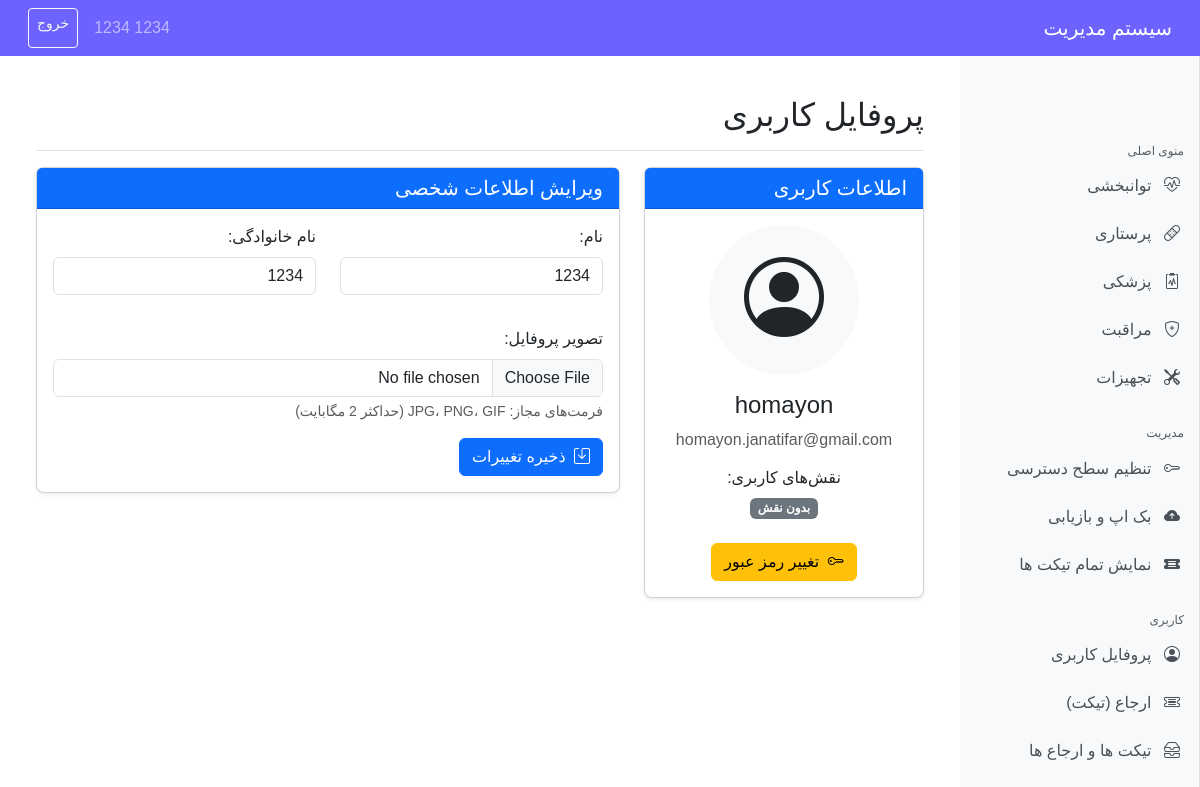
The app's page /users/profile/ (signed in) with its own data.
### users/models.py (models this page shows, shortened)
class CustomUser(AbstractBaseUser, PermissionsMixin, BaseModel):
    roles = models.ManyToManyField(
        Role, verbose_name=_("roles"), blank=True, related_name="users"
    )
    user_name = models.CharField(
        _("user_name"),
        max_length=30,
        unique=True,
        validators=[MinLengthValidator(5)],
    )
    email = models.EmailField(_("email address"), unique=True, blank=True, null=True)
    phone_number = models.CharField(
        _("phone number"), max_length=13, unique=True, blank=True, null=True
    )
    first_name = models.CharField(_("first name"), max_length=30)
    last_name = models.CharField(_("last name"), max_length=30)
    is_staff = models.BooleanField(
        _("staff status"),
        default=False,
        help_text=_("Designates whether the user can log into this admin site."),
    )
    is_superuser = models.BooleanField(
        _("superuser status"),
        default=False,
        help_text=_(
            "Designates that this user has all permissions without explicitly assigning them."
        ),
    )
    is_active = models.BooleanField(
        _("active"),
        default=True,
        help_text=_(
            "Designates whether this user should be treated as active. "
            "Unselect this instead of deleting accounts. And also used for email verification."
        ),
    )
    profile_image = models.ImageField(
        upload_to="profile_images/",
        null=True,
        blank=True,
        verbose_name=_("profile image"),
    )
    objects = CustomUserManager()
    USERNAME_FIELD = "user_name"
    REQUIRED_FIELDS = ["email", "first_name", "last_name"]
    class Meta:  # pylint: disable=too-few-public-methods
        verbose_name = _("user")
        verbose_name_plural = _("users")
        constraints = [
            models.UniqueConstraint(
                fields=["user_name", "email"], name="unique_user_email"
            )
        ]

### users/views.py (the view)
# urls.py: path("profile/", views.user_profile, name="profile"),
@login_required(login_url="/login/")
def user_profile(request):
    if request.method == "POST":
        form = UserProfileForm(request.POST, request.FILES, instance=request.user)
        if form.is_valid():
            form.save()
            messages.success(request, "اطلاعات پروفایل با موفقیت به‌روزرسانی شد.")
            return redirect("users:profile")
    else:
        form = UserProfileForm(instance=request.user)
    roles = list(request.user.roles.all())
    return render(request, "users/profile.html", {"form": form, "roles": roles})

### users/forms.py
class UserProfileForm(forms.ModelForm):
    class Meta:
        model = CustomUser
        fields = ["first_name", "last_name", "profile_image"]
        widgets = {
            "first_name": forms.TextInput(attrs={"class": "form-control"}),
            "last_name": forms.TextInput(attrs={"class": "form-control"}),
            "profile_image": forms.FileInput(attrs={"class": "form-control"}),
        }

### users/templates/users/profile.html (shortened to what this page needs)
{% extends "users/base.html" %}
{% block content %}
<div class="container-fluid">
  <div class="row">
    <div class="col-12">
      <div class="d-flex justify-content-between flex-wrap flex-md-nowrap align-items-center pt-3 pb-2 mb-3 border-bottom">
        <h2>پروفایل کاربری</h2>
      </div>
      <div class="row">
        <div class="col-md-4 mb-4">
          <div class="card">
            <div class="card-header bg-primary text-white">
              <h5 class="mb-0">اطلاعات کاربری</h5>
            </div>
            <div class="card-body text-center">
              {% if request.user.profile_image %}
                <img src="{{ request.user.profile_image.url }}" alt="Profile Image" class="img-fluid rounded-circle mb-3" style="height: 150px; width: 150px; object-fit: cover;">
              {% else %}
                <div class="bg-light rounded-circle d-inline-flex justify-content-center align-items-center mb-3" style="height: 150px; width: 150px;">
                  <i class="bi bi-person-circle" style="font-size: 5rem;"></i>
                </div>
              {% endif %}
              <h4>{{ request.user.user_name }}</h4>
              <p class="text-muted mb-1">{{ request.user.email }}</p>
              <div class="mt-3">
                <h6>نقش‌های کاربری:</h6>
                {% for role in roles %}
                  <span class="badge bg-info">{{ role.fa_name }}</span>
                {% empty %}
                  <span class="badge bg-secondary">بدون نقش</span>
                {% endfor %}
              </div>
              <div class="mt-4">
                <a href="{% url 'users:change_password' %}" class="btn btn-warning">
                    <i class="bi bi-key me-1"></i> تغییر رمز عبور
                </a>
              </div>
            </div>
          </div>
        </div>
        <div class="col-md-8">
          <div class="card">
            <div class="card-header bg-primary text-white">
              <h5 class="mb-0">ویرایش اطلاعات شخصی</h5>
            </div>
            <div class="card-body">
              <form method="post" action="" enctype="multipart/form-data">
                <div class="row mb-3">
                  <div class="col-md-6">
                    <div class="mb-3">
                      <label for="{{ form.first_name.id_for_label }}" class="form-label">نام:</label>
                      {{ form.first_name }}
                    </div>
                  </div>
                  <div class="col-md-6">
                    <div class="mb-3">
                      <label for="{{ form.last_name.id_for_label }}" class="form-label">نام خانوادگی:</label>
                      {{ form.last_name }}
                    </div>
                  </div>
                </div>
                <div class="mb-3">
                  <label for="{{ form.profile_image.id_for_label }}" class="form-label">تصویر پروفایل:</label>
                  {{ form.profile_image }}
                  <div class="form-text">فرمت‌های مجاز: JPG، PNG، GIF (حداکثر 2 مگابایت)</div>
                </div>
                <button type="submit" class="btn btn-primary">
                  <i class="bi bi-save me-1"></i> ذخیره تغییرات
                </button>
              </form>
            </div>
          </div>
        </div>
      </div>
    </div>
  </div>
</div>
{% endblock %}

### users/templates/users/base.html (shortened to what this page needs)
{% load user_filters %}
<!DOCTYPE html>
<html lang="fa" dir="rtl">
  <head>
    <link
      rel="stylesheet"
      href="https://cdn.jsdelivr.net/npm/bootstrap@5.3.2/dist/css/bootstrap.rtl.min.css"
    />
    <link
      rel="stylesheet"
      href="https://cdn.jsdelivr.net/npm/bootstrap-icons@1.11.2/font/bootstrap-icons.min.css"
    />
  </head>
  <body>
    <nav class="navbar navbar-expand-md navbar-dark bg-primary sticky-top px-3">
      <div class="container-fluid">
        <a class="navbar-brand" href="{% url 'users:dashboard' %}">سیستم مدیریت</a>
        <div class="collapse navbar-collapse" id="navbarCollapse">
          <div class="d-flex">
            <span class="navbar-text me-3">{{ request.user.first_name }} {{ request.user.last_name }}</span>
            <a href="{% url 'users:logout' %}" class="btn btn-outline-light btn-sm">خروج</a>
          </div>
        </div>
      </div>
    </nav>
    <div class="container-fluid">
      <div class="row">
        <nav id="sidebarMenu" class="sidebar col-md-3 col-lg-2 d-md-block">
          <div class="sidebar-sticky pt-3">
            <h6 class="sidebar-heading d-flex justify-content-between align-items-center px-3 mt-4 mb-1 text-muted">
              <span>منوی اصلی</span>
            </h6>
            <ul class="nav flex-column">
            <li class="nav-item">
              <a class="nav-link {% if request.resolver_match.kwargs.department == 'rehabilitation' %}active{% endif %}" href="{% url 'medical:service_list' 'rehabilitation' %}">
                <i class="bi bi-heart-pulse nav-icon"></i>
                توانبخشی
              </a>
            </li>
            <li class="nav-item">
              <a class="nav-link {% if request.resolver_match.kwargs.department == 'nursing' %}active{% endif %}" href="{% url 'medical:service_list' 'nursing' %}">
                <i class="bi bi-bandaid nav-icon"></i>
                پرستاری
              </a>
            </li>
            <li class="nav-item">
              <a class="nav-link {% if request.resolver_match.kwargs.department == 'medical' %}active{% endif %}" href="{% url 'medical:service_list' 'medical' %}">
                <i class="bi bi-clipboard2-pulse nav-icon"></i>
                پزشکی
              </a>
            </li>
            <li class="nav-item">
              <a class="nav-link {% if request.resolver_match.kwargs.department == 'care' %}active{% endif %}" href="{% url 'medical:service_list' 'care' %}">
                <i class="bi bi-shield-plus nav-icon"></i>
                مراقبت
              </a>
            </li>
              <li class="nav-item">
                <a class="nav-link " href="{% url 'medical:equipment_list' %}">
                  <i class="bi bi-tools nav-icon"></i>
                  تجهیزات
                </a>
              </li>
            </ul>
{% if request.user.is_superuser or request.user|has_role:"manager" %}
<h6 class="sidebar-heading d-flex justify-content-between align-items-center px-3 mt-4 mb-1 text-muted">
  <span>مدیریت</span>
</h6>
<ul class="nav flex-column">
  {% if request.user.is_superuser %}
  <li class="nav-item">
    <a class="nav-link {% if request.resolver_match.url_name == 'user_list' or request.resolver_match.url_name == 'user_permissions' %}active{% endif %}" href="{% url 'users:user_list' %}">
      <i class="bi bi-key nav-icon"></i>
      تنظیم سطح دسترسی
    </a>
  </li>
  {% endif %}
  <li class="nav-item">
    <a class="nav-link" href="{% url 'exports:dashboard' %}">
      <i class="bi bi-cloud-arrow-up-fill nav-icon"></i>
      بک اپ و بازیابی
    </a>
  </li>
  <li class="nav-item">
    <a class="nav-link " href="{% url 'tickets:admin_all_tickets' %}">
      <i class="bi bi-ticket-detailed-fill nav-icon"></i>
      نمایش تمام تیکت ها
    </a>
  </li>
</ul>
{% endif %}
            <h6 class="sidebar-heading d-flex justify-content-between align-items-center px-3 mt-4 mb-1 text-muted">
              <span>کاربری</span>
            </h6>
            <ul class="nav flex-column mb-2">
              <li class="nav-item">
                <a class="nav-link {% if request.resolver_match.url_name == 'user_list' or request.resolver_match.url_name == 'user_permissions' %}active{% endif %}" href="{% url 'users:profile' %}">
                  <i class="bi bi-person-circle nav-icon"></i>
                  پروفایل کاربری
                </a>
                <li class="nav-item">
                  <a class="nav-link {% if request.resolver_match.url_name == 'create_ticket' %}active{% endif %}" href="{% url 'tickets:create_ticket' %}">
                    <i class="bi bi-ticket-detailed nav-icon"></i>
                    ارجاع (تیکت)
                  </a>
                </li>
                <li class="nav-item">
                  <a class="nav-link " href="{% url 'tickets:ticket_inbox' %}">
                    <i class="bi bi-inboxes nav-icon"></i>
                    تیکت ها و ارجاع ها
                  </a>
                </li>
            </ul>
          </div>
        </nav>
        <main class="col-md-9 ms-sm-auto col-lg-10 px-md-4 main-content py-4">
          {% block content %}{% endblock %}
        </main>
      </div>
    </div>
  </body>
</html>

### users/templates/users/base.html (style rules this page uses)
body { font-family: 'Vazirmatn', sans-serif; min-height: 100vh; }
input, select, textarea, button { font-family: inherit; }
.sidebar { position: sticky; top: 0; right: 0; height: 100vh; z-index: 100; padding: 48px 0 0; background-color: #f8f9fa; width: 20%; min-width: 240px; max-width: 280px; box-shadow: inset -1px 0 0 rgba(0, 0, 0, 0.1); }
.sidebar-sticky { height: calc(100vh - 48px); overflow-x: hidden; overflow-y: auto; }
.sidebar .nav-link { color: #495057; padding: 0.75rem 1.25rem; }
.sidebar-heading { font-size: 0.75rem; text-transform: uppercase; }
.main-content { flex: 1; padding-right: 15px; padding-left: 15px; }
.card { border-radius: 0.5rem; margin-bottom: 1rem; box-shadow: 0 0.125rem 0.25rem rgba(0, 0, 0, 0.075); }
.navbar { background-color: #6c63ff !important; }
.nav-icon { margin-left: 0.5rem; }

### records on screen
CustomUser: user.first_name "1234", user.last_name "1234", user.user_name "homayon", user.email "homayon.janatifar@gmail.com", first_name "1234", last_name "1234"
